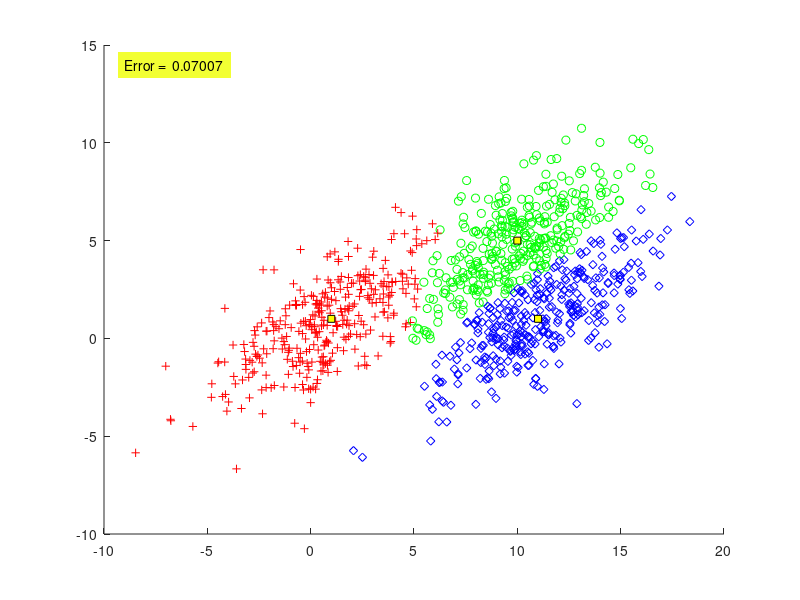

MATLAB code to generate this figure:
function Pe=P2_5_Bayes()
N=1000;
m=[1 10 11;1 5 1];
S(:,:,1)=[7 4;4 5];
S(:,:,2)=[7 4;4 5];
S(:,:,3)=[7 4;4 5];
P=[1/3 1/3 1/3 ];

%% (A)
X=[];
y=[];
[l,c]=size(m);
for j=1:c
% Generating the [p(j)*N)] vectors from each distribution
temp=mvnrnd(m(:,j),S(:,:,j),fix(P(j)*N));
% The total number of points may be slightly less than N
% due to the fix operator
X=[X ;temp];
y=[y ones(1,fix(P(j)*N))*j];
end

%% B
% l=dimensionality, c=no. of classes
[l,N]=size(X'); % N=no. of vectors
for i=1:N
for j=1:c
 t(j)=P(j)*comp_gauss_dens_val(m(:,j),...
S(:,:,j),X(i,:));

end
% Determining the maximum quantity Pi*p(x|wi)
 [num,z(i)]=max(t(:));
end
plot_data(X,z,m);
%% C
Pe=compute_error(y,z);
xx=axis;

text(xx(1)+1,xx(4)-1,...
['Error =  ' num2str(Pe,4)],...
'HorizontalAlignment','left',... 
 'BackgroundColor',[.95 1 0.2],...
 'Margin',5);
end
%%
function clas_error=compute_error(y,y_est)
[q,N]=size(y); % N= no. of vectors
c=max(y); % Determining the number of classes
clas_error=0; % Counting the misclassified vectors
for i=1:N
if(y(i) ~= y_est(i))
clas_error=clas_error+1;
end
end
% Computing the classification error
clas_error =clas_error/N;
end
%%
function z=comp_gauss_dens_val(m,S,x)
[l,q]=size(m); % l=dimensionality
z=(1/((2*pi)^ (l/2)*det(S)^ 0.5) )...
*exp(-0.5*(x'-m)'*inv(S)*(x'-m));
end
%% 
function plot_data(X,y,m)
[l,N]=size(X'); % N=no. of data vectors, l=dimensionality
[l,c]=size(m); % c=no. of classes
if(l ~=2)
fprintf('NO PLOT CAN BE GENERATED\n')
return
end
pale=['r+'; 'go'; 'bd'];
figure(2)
% Plot of the data vectors
hold on

for k=1:N
plot(X(k,1),X(k,2),pale(y(k),:))
end
% Plot of the class means
for j=1:c
plot(m(1,j),m(2,j),'--ks',...
                'MarkerFaceColor','y',...
                'MarkerSize',5)
end
end
